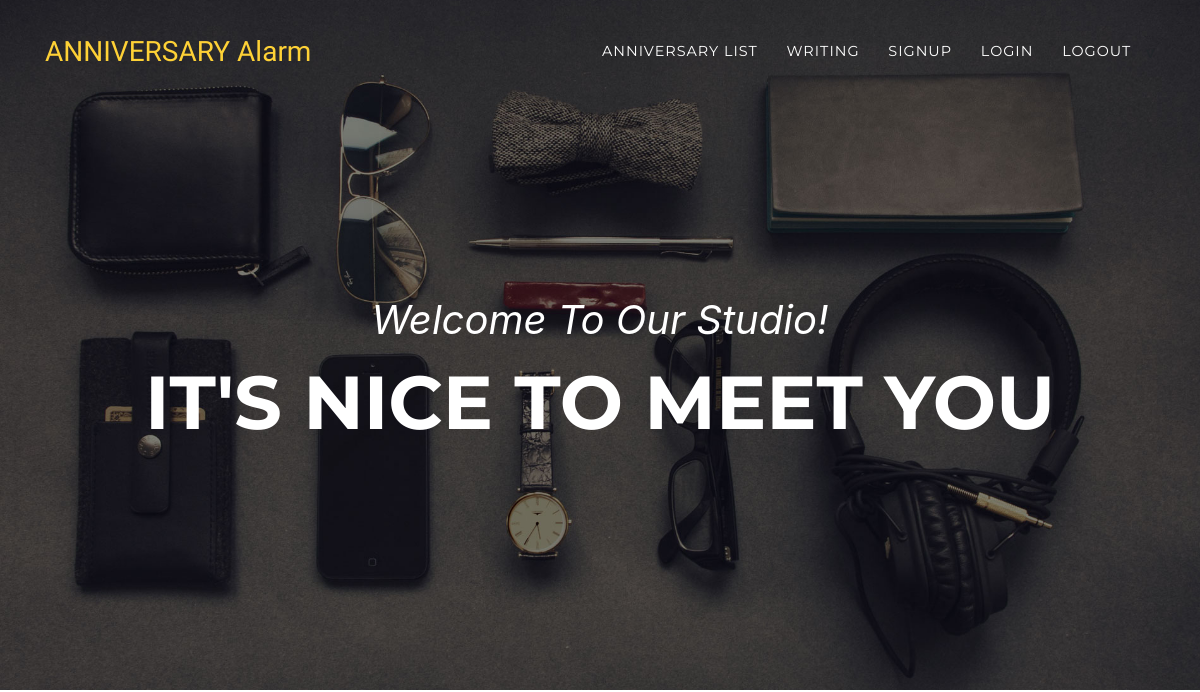
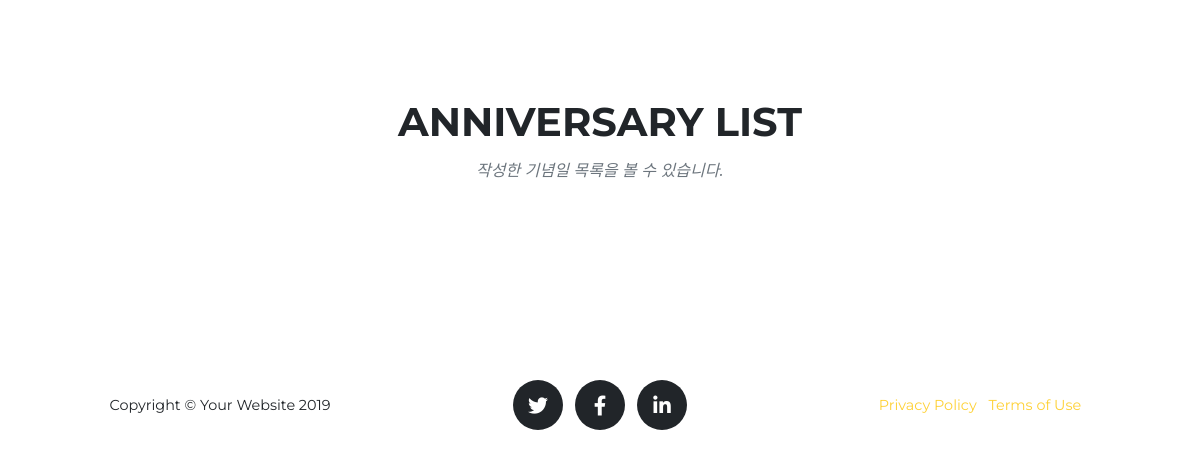
The page /list/ on the database as committed earlier (2 pictures, top to bottom).
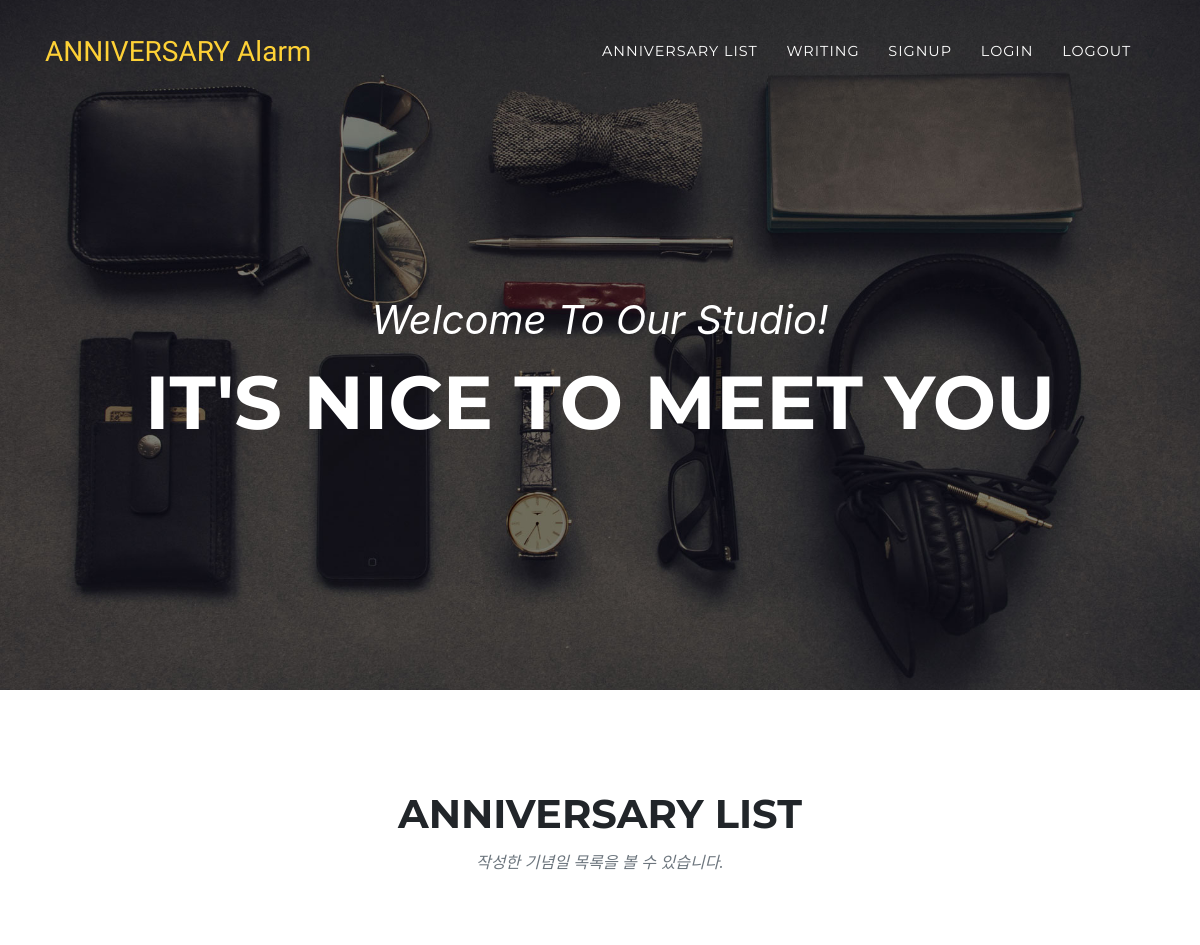
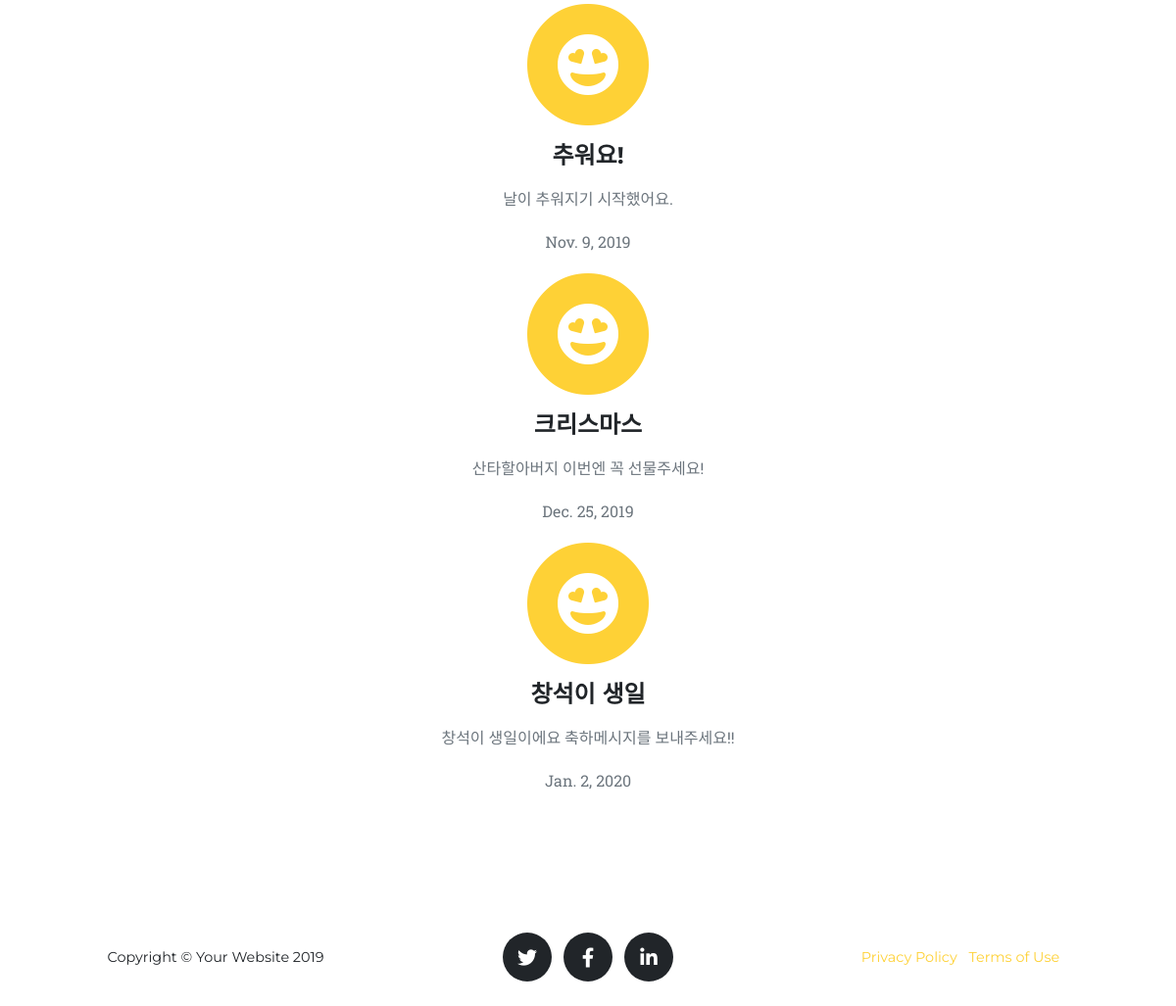
The same page on the database as committed later (2 pictures, top to bottom).
### main/models.py (models this page shows, shortened)
class AnniversaryPosts(models.Model):
    title = models.CharField(max_length=100, verbose_name='기념일 제목')
    content = models.CharField(max_length=500, verbose_name='메시지 내용')
    Anniversary_date = models.DateField('기념일')
    Anniversary_email = models.EmailField(blank=True)
    Anniversary_phone = PhoneField(blank=True)
    class Meta:
        ordering = ['Anniversary_date']

### main/views.py (the view)
# urls.py: path('list/', views.AnniversaryList.as_view(), name='list'),
class AnniversaryList(ListView):
    model = AnniversaryPosts
    fields = '__all__'
    template_name = 'main/anniversary_list.html'

### main/templates/main/anniversary_list.html (shortened to what this page needs)
{% extends 'base.html' %}
{% block content %}
    <section class="page-section" id="services">
        <div class="container">
            <div class="row">
                <div class="col-lg-12 text-center">
                    <h2 class="section-heading text-uppercase">Anniversary List</h2>
                    <h3 class="section-subheading text-muted">작성한 기념일 목록을 볼 수 있습니다.</h3>
                </div>
            </div>
            {% for list in object_list %}
                <div class="row text-center">
                    <div class="col">
          <span class="fa-stack fa-4x">
            <i class="fas fa-circle fa-stack-2x text-primary"></i>
              <i class="fas fa-grin-hearts fa-stack-1x fa-inverse"></i>
          </span>
                        <h4 class="service-heading">{{ list.title }}</h4>
                        <p class="text-muted">{{ list.content }}</p>
                        <p class="text-muted">{{ list.Anniversary_date }}</p>
                    </div>
                </div>
            {% endfor %}
        </div>
    </section>
{% endblock %}

### templates/base.html (shortened to what this page needs)
{% load staticfiles %}
<!doctype html>
<html lang="en">
<head>
    <link href="{% static 'css/bootstrap.min.css' %}" rel="stylesheet">
    <link href="{% static 'vendor/fontawesome-free/css/all.min.css' %}" rel="stylesheet" type="text/css">
    <link href="{% static 'css/agency.min.css' %}" rel="stylesheet">
</head>
<body id="page-top">
{% block navbar %}
    <nav class="navbar navbar-expand-lg navbar-dark fixed-top" id="mainNav">
        <div class="container">
            <a class="navbar-brand js-scroll-trigger" href="/">ANNIVERSARY Alarm</a>
            <div class="collapse navbar-collapse" id="navbarResponsive">
                <ul class="navbar-nav text-uppercase ml-auto">
                    <li class="nav-item">
                        <a class="nav-link" href="{% url 'list' %}">ANNIVERSARY List</a>
                    </li>
                    <li class="nav-item">
                        <a class="nav-link" href="{% url 'create' %}">Writing</a>
                    </li>
                    <li class="nav-item">
                        <a class="nav-link" href="{% url 'signup' %}">Signup</a>
                    </li>
                    <li class="nav-item">
                        <a class="nav-link" href="#">Login</a>
                    </li>
                    <li class="nav-item">
                        <a class="nav-link" href="#">Logout</a>
                    </li>
                </ul>
            </div>
        </div>
    </nav>
{% endblock %}
{% block header %}
    <header class="masthead">
        <div class="container">
            <div class="intro-text">
                <div class="intro-lead-in">Welcome To Our Studio!</div>
                <div class="intro-heading text-uppercase">It's Nice To Meet You</div>
            </div>
        </div>
    </header>
{% endblock %}
{% block content %}
{% endblock %}
{% block footer %}
    <footer class="footer">
        <div class="container">
            <div class="row align-items-center">
                <div class="col-md-4">
                    <span class="copyright">Copyright &copy; Your Website 2019</span>
                </div>
                <div class="col-md-4">
                    <ul class="list-inline social-buttons">
                        <li class="list-inline-item">
                            <a href="#">
                                <i class="fab fa-twitter"></i>
                            </a>
                        </li>
                        <li class="list-inline-item">
                            <a href="#">
                                <i class="fab fa-facebook-f"></i>
                            </a>
                        </li>
                        <li class="list-inline-item">
                            <a href="#">
                                <i class="fab fa-linkedin-in"></i>
                            </a>
                        </li>
                    </ul>
                </div>
                <div class="col-md-4">
                    <ul class="list-inline quicklinks">
                        <li class="list-inline-item">
                            <a href="#">Privacy Policy</a>
                        </li>
                        <li class="list-inline-item">
                            <a href="#">Terms of Use</a>
                        </li>
                    </ul>
                </div>
            </div>
        </div>
    </footer>
{% endblock %}
</body>
</html>

Rows that differ between the two databases and show on the page:
added AnniversaryPosts: title "추워요!", content "날이 추워지기 시작했어요.", Anniversary_date "Nov. 9, 2019"
added AnniversaryPosts: title "크리스마스", content "산타할아버지 이번엔 꼭 선물주세요!", Anniversary_date "Dec. 25, 2019"
added AnniversaryPosts: title "창석이 생일", content "창석이 생일이에요 축하메시지를 보내주세요!!", Anniversary_date "Jan. 2, 2020"
